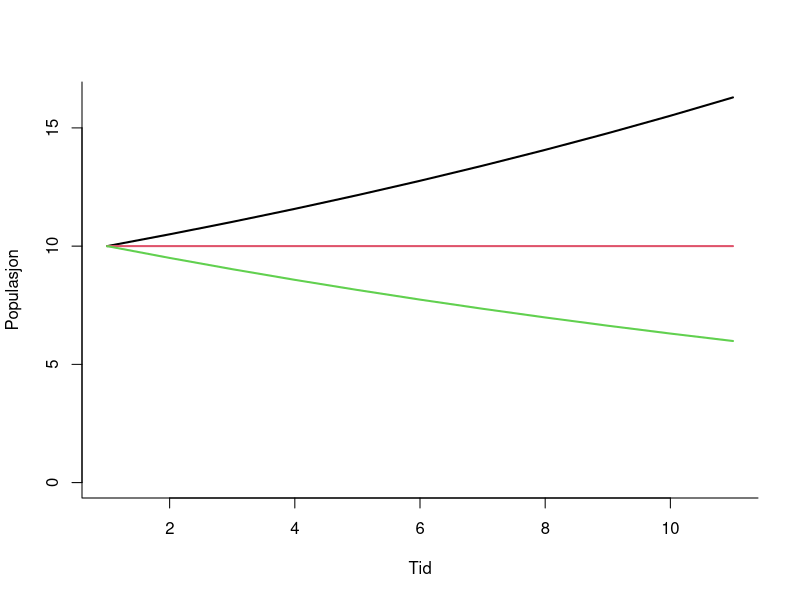
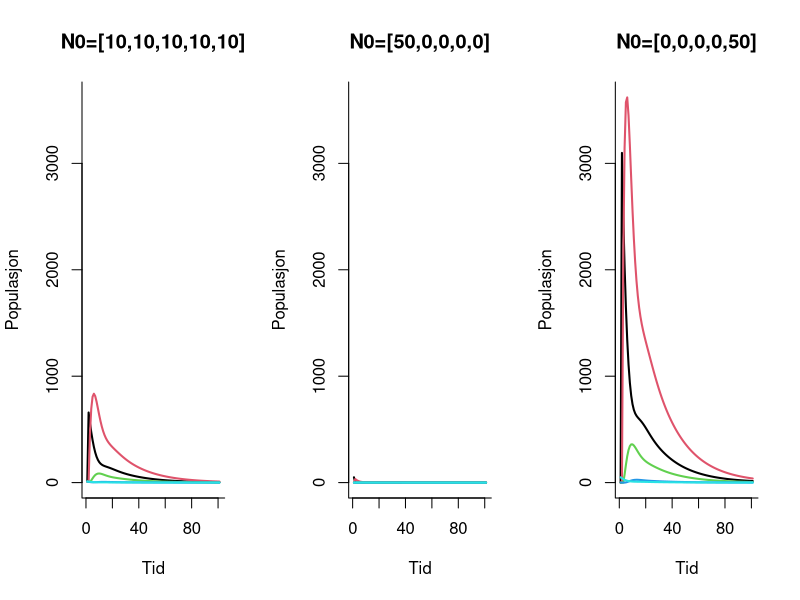
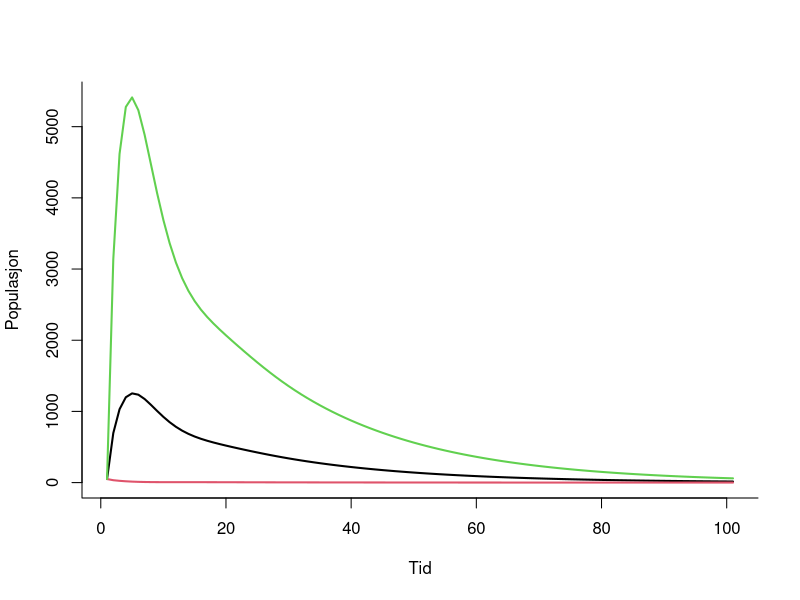
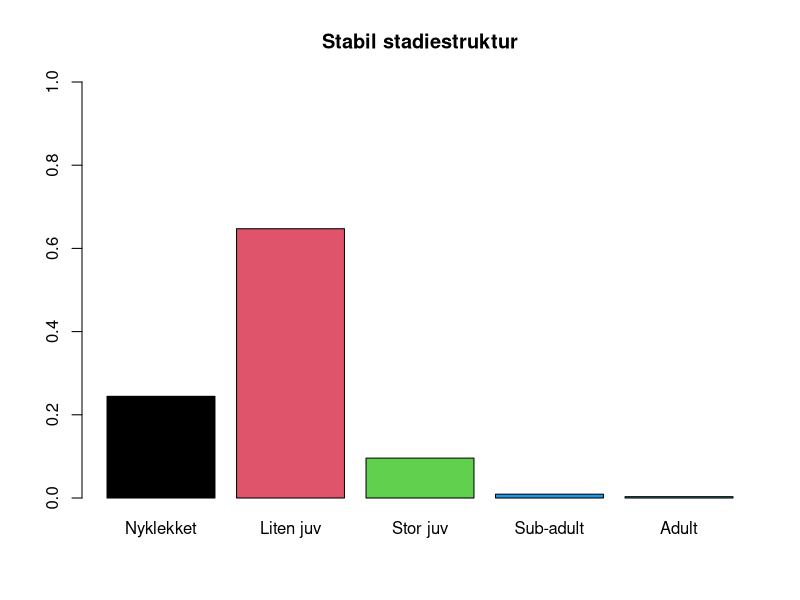
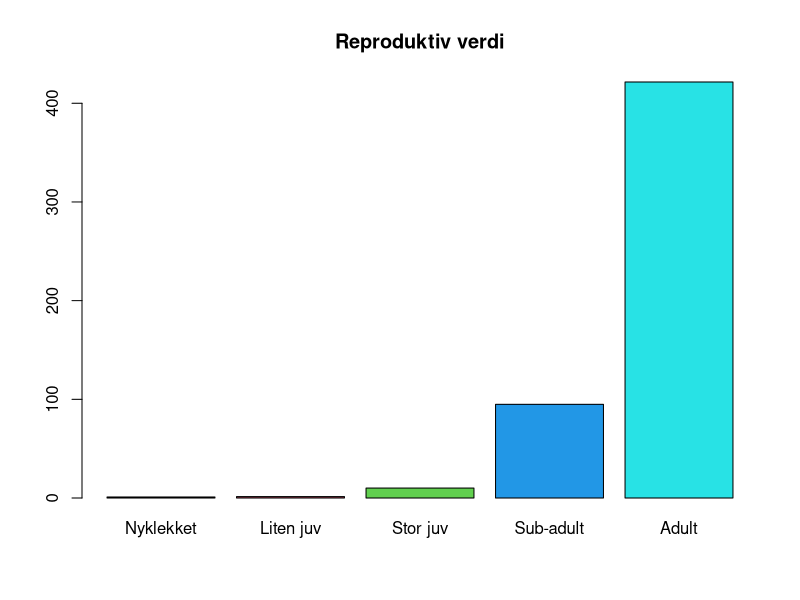
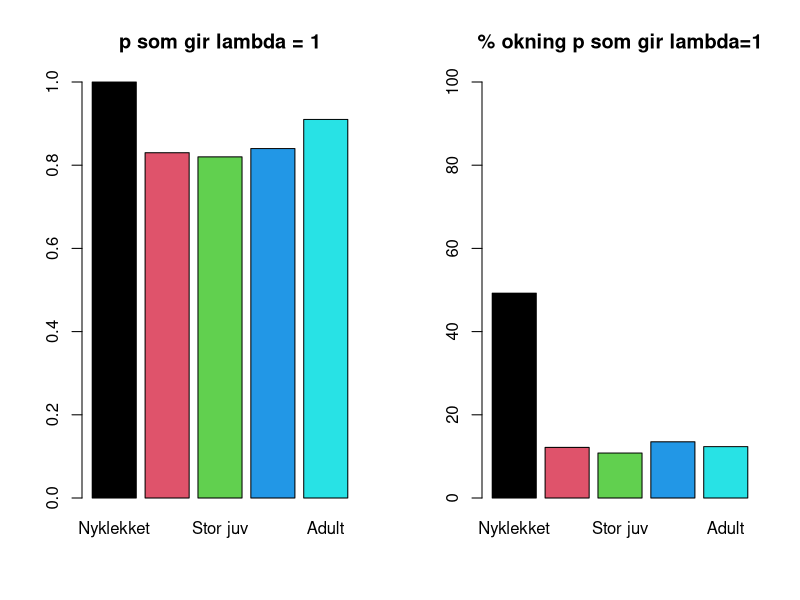

Here is the R script that generated these plots, in order:
## ---- chunk 1
install.packages(c("shiny", "deSolve", "scatterplot3d", "polspline", "phaseR"))
#install.packages("/yourpath/oshinys_0.1-1.zip", repos = NULL, type = "source")
#install.packages("/Users/yngvildv/Dropbox/WorkRelated/UndervisningUiO/BIO2100 Generell økologi/Yngvild/oshinys_0.1-1.zip", repos = NULL, type = "source")
install.packages("/Users/yngvildv/Dropbox/WorkRelated/UndervisningUiO/BIO2100 Generell økologi/Yngvild/oshinys_0.1-1.tar", repos = NULL, type = "source")
#require(oshinys)
## ---- chunk 2
Popvekst.0 <- function(Tmax=10, N0=10, lambda=1.05){
  Nvek <- rep(NA, ncol=Tmax+1) #Lag tom vektor
  Nvek[1] <- N0 #Sett inn startverdi for populasjonen
  for (i in 2:(Tmax+1)){ #for-loop for å regne ut populasjonsstørrelse hvert tidssteg
    Nvek[i]<- lambda*Nvek[i-1] 
  }
  Nvek
}
## ---- chunk 3
par(mfrow=c(1,1), bty="l", cex=1)
sim1 <- Popvekst.0()
sim2 <- Popvekst.0(lambda=1)
sim3 <- Popvekst.0(lambda=.95)
ylims =c(0,max(sim1, sim2, sim3)) #sett opp y-akse så alle plott kommer på samme skala

plot(sim1,type="l",xlab="Tid", ylab="Populasjon", ylim=ylims,lwd=2,main="")
lines(sim2,col=2, lwd=2)
lines(sim3,col=3, lwd=2)

## ---- chunk 4
#Overlevelse 
p <- c(0.67 , .74, .74, .74, .81)

#Varigheten for stadie (fra alderskolonnen i livstabellen)
d <- c(1, 7, 8, 6, 1000) #I siste stadie blir de værende resten av livet, her må vi bare sette inn et høyt tall 

#Fekunditeten (antall nyklekkede per hunn) fra livstabellen er:
m <-  c(0,0,0,0,76.5)
## ---- chunk 5
#Sannsynligheten for å overleve og bli værende i samme stadie:
P <-  ((1-p^(d-1))/(1-p^d))*p 
  
#Sannsynligheten for å overleve og gå over til neste stadie er:
G <- p^d*(1-p)/(1-p^d) 
  
#Gjennomsnittlig reproduksjon:
F4 <- G[4]* m[5] #Reproduksjon fra stadie 4 (fra de som overlever og blir voksne) 

F5 <- P[5]* m[5] #Reproduksjon fra stadie 5 (fra de som overlever) 
## ---- chunk 6
Lmat <- matrix(NA, 5, 5)

Lmat[1,] <- c(P[1], 0, 0, F4, F5)
Lmat[2,] <- c(G[1], P[2], 0, 0, 0)
Lmat[3,] <- c(0, G[2], P[3],  0, 0)
Lmat[4,] <- c(0, 0, G[3], P[4], 0)
Lmat[5,] <- c(0, 0, 0, G[4], P[5])
## ---- chunk 7
Nstart <- c(10, 10, 10, 10, 10) #Startverdi for populasjonsvektoren

Popvekst <- function(Tmax=100, N0=Nstart, L=Lmat){
  Nmat <- matrix(NA, nrow=5, ncol=Tmax+1) #Kan være lurt å sette opp en tom matrise først, antall rader tilsvarer lengde på populasjonsvektoren, antall kolonner tilsvarer Tmax pluss 1 (første kolonne skal bestå av startverdiene)
  Nmat[,1] <- N0 #Sett inn startvektor for populasjonen
  for (i in 2:(Tmax+1)){ #
    Nmat[,i]<- L%*%Nmat[,i-1] 
  }
  Nmat
}
## ---- chunk 8
sim1 <- Popvekst(N0=c(10, 10, 10, 10, 10)) #Start med like mange i hver 
sim2 <- Popvekst(N0=c(50,0,0,0,0)) #Start med kun nyklekkede
sim3 <- Popvekst(N0=c(0,0,0,0,50)) #Start med kun voksne

#Plotte hvert stadie
par(mfrow=c(1,3),bty="l", cex=1)
ylims =c(0,max(sim1, sim2, sim3)) #sett opp y-akse så alle plott kommer på samme skala
plot(sim1[1,],type="l",xlab="Tid", ylab="Populasjon", ylim=ylims,lwd=2,main="N0=[10,10,10,10,10]")
for(i in 2:5){
  lines(sim1[i,],col=i, lwd=2)
}

plot(sim2[1,],type="l",xlab="Tid", ylab="Populasjon",ylim=ylims,lwd=2,main="N0=[50,0,0,0,0]")
for(i in 2:5){
  lines(sim2[i,],col=i, lwd=2)
}
plot(sim3[1,],type="l",xlab="Tid", ylab="Populasjon",ylim=ylims,lwd=2,main="N0=[0,0,0,0,50]")
for(i in 2:5){
  lines(sim3[i,],col=i, lwd=2)
}
## ---- chunk 9
#Plotte hele populasjonen samlet
par(mfrow=c(1,1),bty="l", cex=1)
N1 <- apply(sim1,2,sum)
N2 <- apply(sim2,2,sum)
N3 <- apply(sim3,2,sum)

ylims =c(0,max(N1,N2,N3)) #sett opp y-akse så alle plott kommer på samme skala
plot(N1,type="l",xlab="Tid", ylab="Populasjon", ylim=ylims,lwd=2)
lines(N2,col=2, lwd=2)
lines(N3,col=3, lwd=2)
 
#Disse plottene viser at populasjonen vil komme i nedgang uansett startverdi. Men starter man med kun voksne får man en større oppgang først.
## ---- chunk 10
#Etter lang nok tid vil populasjonsveksten stabilisere seg, og vi kan estimere lambda basert på de to siste tidsstegene. Vi kan bruke de tre vektorene for populasjonsvekst fra forrige oppgave (da får vi også sjekket at resultatet blir det samme):
n <- length(N1)
lambda.est <- N1[n]/N1[n-1]
lambda.est2 <- N2[n]/N2[n-1]
lambda.est3 <- N3[n]/N3[n-1]
## ---- chunk 11
#Her kan vi bruke siste tidssteg i simuleringene vi gjorde før, for å få stabil struktur må populasjonsvektoren skaleres slik at den summerer til en (slik at hvert element blir en andel)
n <- length(N1)
stabil.struktur1 <- sim1[,n]/N1[n]
stabil.struktur2 <- sim2[,n]/N2[n]
stabil.struktur3 <- sim3[,n]/N3[n]

## ---- chunk 12
#For barplottet bruker vi kun den ene
par(mfrow=c(1,1), bty="l", cex=1)
names(stabil.struktur1) <- c("Nyklekket", "Liten juv", "Stor juv", "Sub-adult", "Adult") 
barplot(stabil.struktur1, main ="Stabil stadiestruktur" , ylim=c(0,1), col=1:5)

## ---- chunk 13
#Først må vi gjøre en simulering for hvert av stadiene, der vi starter populasjonen med individer kun i det stadiet:

sim.v1 <- Popvekst(N0=c(50,0,0,0,0))
sim.v2 <- Popvekst(N0=c(0,50,0,0,0))
sim.v3 <- Popvekst(N0=c(0,0,50,0,0))
sim.v4 <- Popvekst(N0=c(0,0,0,50,0))
sim.v5 <- Popvekst(N0=c(0,0,0,0,50))

#Deretter henter vi ut total populasjon:

N.v1 <- apply(sim.v1,2,sum)
N.v2 <- apply(sim.v2,2,sum)
N.v3 <- apply(sim.v3,2,sum)
N.v4 <- apply(sim.v4,2,sum)
N.v5 <- apply(sim.v5,2,sum)

#Deretter henter vi ut siste verdi fra hver:
n<-length(N.v1)
N.v <- c(N.v1[n], N.v2[n], N.v3[n], N.v4[n], N.v5[n])

#Tilslutt skalerer vi slik at v1=1
reproduktiv.verdi <- N.v/N.v[1]
## ---- chunk 14
par(mfrow=c(1,1), bty="l", cex=1)
names(reproduktiv.verdi) <- c("Nyklekket", "Liten juv", "Stor juv", "Sub-adult", "Adult") 
barplot(reproduktiv.verdi, main ="Reproduktiv verdi" , ylim=c(0,max(reproduktiv.verdi)), col=1:5)

## ---- chunk 15
#Her må vi oppdatere både P, G, og F:

p.ny <- c(.67 , .74, .74, .74, .81) #Oppdatere et element om gangen
P.ny <-  ((1-p.ny^(d-1))/(1-p.ny^d))*p.ny
G.ny <- p.ny^d*(1-p.ny)/(1-p.ny^d) 
F4.ny <- G.ny[4]* m[5] 
F5.ny <- P.ny[5]* m[5]  

#Deretter må stadiematrisa oppdateres:

Lmat.ny <- matrix(NA, 5, 5)

Lmat.ny[1,] <- c(P.ny[1], 0, 0, F4.ny, F5.ny)
Lmat.ny[2,] <- c(G.ny[1], P.ny[2], 0, 0, 0)
Lmat.ny[3,] <- c(0, G.ny[2], P.ny[3],  0, 0)
Lmat.ny[4,] <- c(0, 0, G.ny[3], P.ny[4], 0)
Lmat.ny[5,] <- c(0, 0, 0, G.ny[4], P.ny[5])

#Gjør ny simulering av populasjonsvekst
sim.ny <- Popvekst(L=Lmat.ny)
N.ny <- apply(sim.ny, 2, sum)
n <- length(N.ny)

#Finn lambda (prøv og feil for lambda ca 1)
 N.ny[n]/N.ny[n-1]  
## ---- chunk 16
#Lagre overlevelses-verdier i vektor (fyll inn manuelt basert på prøving/feiling over)
p.lambda1 <- c(.9999, .83, .82, .84,.91)

#NB: For nyklekkede er det ikke mulig å oppnå lambda lik 1. Max verdi er ca 0.98.

#Prosentvis økning som må til:
p.increase <- p.lambda1/p-1
## ---- chunk 17
par(mfrow=c(1,2), bty="l", cex=1)
names(p.lambda1) <- c("Nyklekket", "Liten juv", "Stor juv", "Sub-adult", "Adult") 
barplot(p.lambda1, main ="p som gir lambda = 1" , ylim=c(0,1 ), col=1:5)

names(p.increase) <- c("Nyklekket", "Liten juv", "Stor juv", "Sub-adult", "Adult") 
barplot(p.increase*100, main ="% okning p som gir lambda=1" , ylim=c(0,100), col=1:5)

## ---- chunk 18
#Her holder det å oppdatere fekunditeten

Fek.ny <- 100

F4.ny <- G[4]* Fek.ny 
F5.ny <- P[5]* Fek.ny  

#Deretter må stadiematrisa oppdateres:

Lmat.ny <- matrix(NA, 5, 5)

Lmat.ny[1,] <- c(P[1], 0, 0, F4.ny, F5.ny)
Lmat.ny[2,] <- c(G[1], P[2], 0, 0, 0)
Lmat.ny[3,] <- c(0, G[2], P[3],  0, 0)
Lmat.ny[4,] <- c(0, 0, G[3], P[4], 0)
Lmat.ny[5,] <- c(0, 0, 0, G[4], P[5])

#Gjør ny simulering av populasjonsvekst
sim.ny <- Popvekst(L=Lmat.ny)
N.ny <- apply(sim.ny, 2, sum)
n <- length(N.ny)

#Finn lambda (prøv og feil for lambda ca 1)
 N.ny[n]/N.ny[n-1]  
 
Fek.lambda1 <- 160

#Prosentvis økning

(Fek.lambda1/m[5]-1)*100
